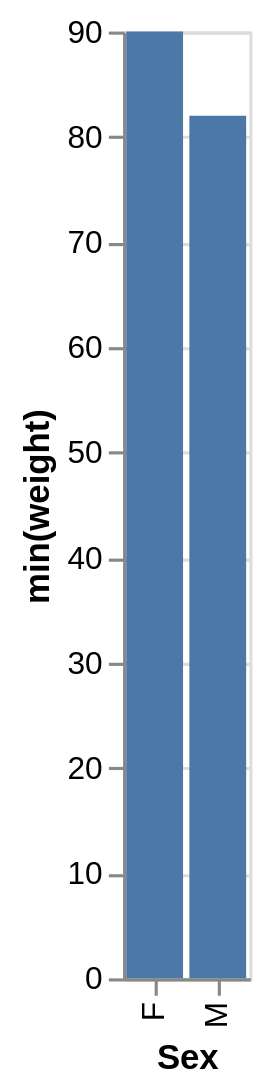

The Vega-Lite source for this figure:
### Vega-Lite specification from a JSON file in a GitHub repository (floating-point values rounded to 4 significant figures)
{"data": {"values": [{"x_data": "F", "y_data": 90}, {"x_data": "M", "y_data": 82}]}, "mark": "bar", "encoding": {"x": {"field": "x_data", "type": "nominal", "title": "Sex", "sort": "ascending"}, "y": {"field": "y_data", "type": "quantitative", "title": "min(weight)"}}}
